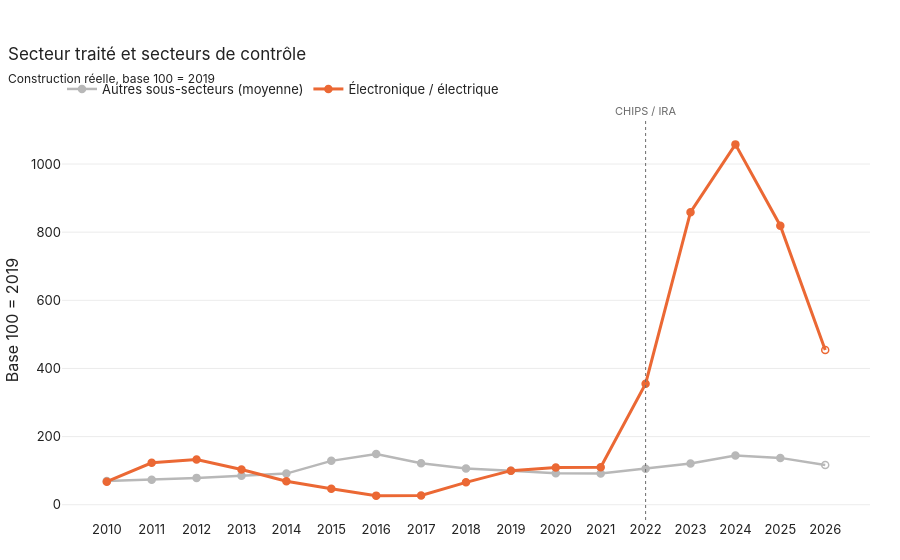

Here is the notebook cell this chart was saved with:
### Markdown cell above
## 3. Secteur traité et secteurs de contrôle

### Code cell
plot_treated_vs_controls(census, 'date', TREATED, CONTROLS,
                         title='Secteur traité et secteurs de contrôle',
                         subtitle='Construction réelle, base 100 = 2019')

### Figure 1 — Plotly figure (JSON) as saved in the notebook; plotly's stock layout.template omitted (floating-point values rounded to 4 significant figures)
{"data": [{"hovertemplate": "Autres sous-secteurs (moyenne) : %{y:,.0f}<extra></extra>", "line": {"color": "#b8b8b8", "width": 2.5}, "marker": {"color": "#b8b8b8", "line": {"color": "#b8b8b8", "width": 1.5}, "size": 7, "symbol": ["circle", "circle", "circle", "circle", "circle", "circle", "circle", "circle", "circle", "circle", "circle", "circle", "circle", "circle", "circle", "circle", "circle-open"]}, "mode": "lines+markers", "name": "Autres sous-secteurs (moyenne)", "type": "scatter", "x": [2010, 2011, 2012, 2013, 2014, 2015, 2016, 2017, 2018, 2019, 2020, 2021, 2022, 2023, 2024, 2025, 2026], "y": [69.9, 73.4, 78.83, 85.43, 91.45, 128.8, 148.6, 121.6, 106.4, 100.0, 92.33, 91.69, 105.3, 121.0, 144.5, 137.5, 116.6]}, {"hovertemplate": "Électronique / électrique : %{y:,.0f}<extra></extra>", "line": {"color": "#eb6834", "width": 3}, "marker": {"color": "#eb6834", "line": {"color": "#eb6834", "width": 1.5}, "size": 7, "symbol": ["circle", "circle", "circle", "circle", "circle", "circle", "circle", "circle", "circle", "circle", "circle", "circle", "circle", "circle", "circle", "circle", "circle-open"]}, "mode": "lines+markers", "name": "Électronique / électrique", "type": "scatter", "x": [2010, 2011, 2012, 2013, 2014, 2015, 2016, 2017, 2018, 2019, 2020, 2021, 2022, 2023, 2024, 2025, 2026], "y": [67.55, 123.2, 133.0, 103.2, 69.02, 46.68, 26.74, 27.16, 65.71, 100.0, 109.3, 110.2, 355.2, 858.7, 1058.0, 819.0, 454.3]}], "layout": {"annotations": [{"font": {"color": "#6b6b6b", "size": 11}, "showarrow": false, "text": "CHIPS / IRA", "x": 2022, "xanchor": "center", "y": 1, "yanchor": "bottom", "yref": "paper"}], "shapes": [{"line": {"color": "#6b6b6b", "dash": "dot", "width": 1}, "type": "line", "x0": 2022, "x1": 2022, "xref": "x", "y0": 0, "y1": 1, "yref": "y domain"}], "title": {"subtitle": {"text": "Construction réelle, base 100 = 2019"}, "text": "Secteur traité et secteurs de contrôle"}, "yaxis": {"title": {"text": "Base 100 = 2019"}}}}
